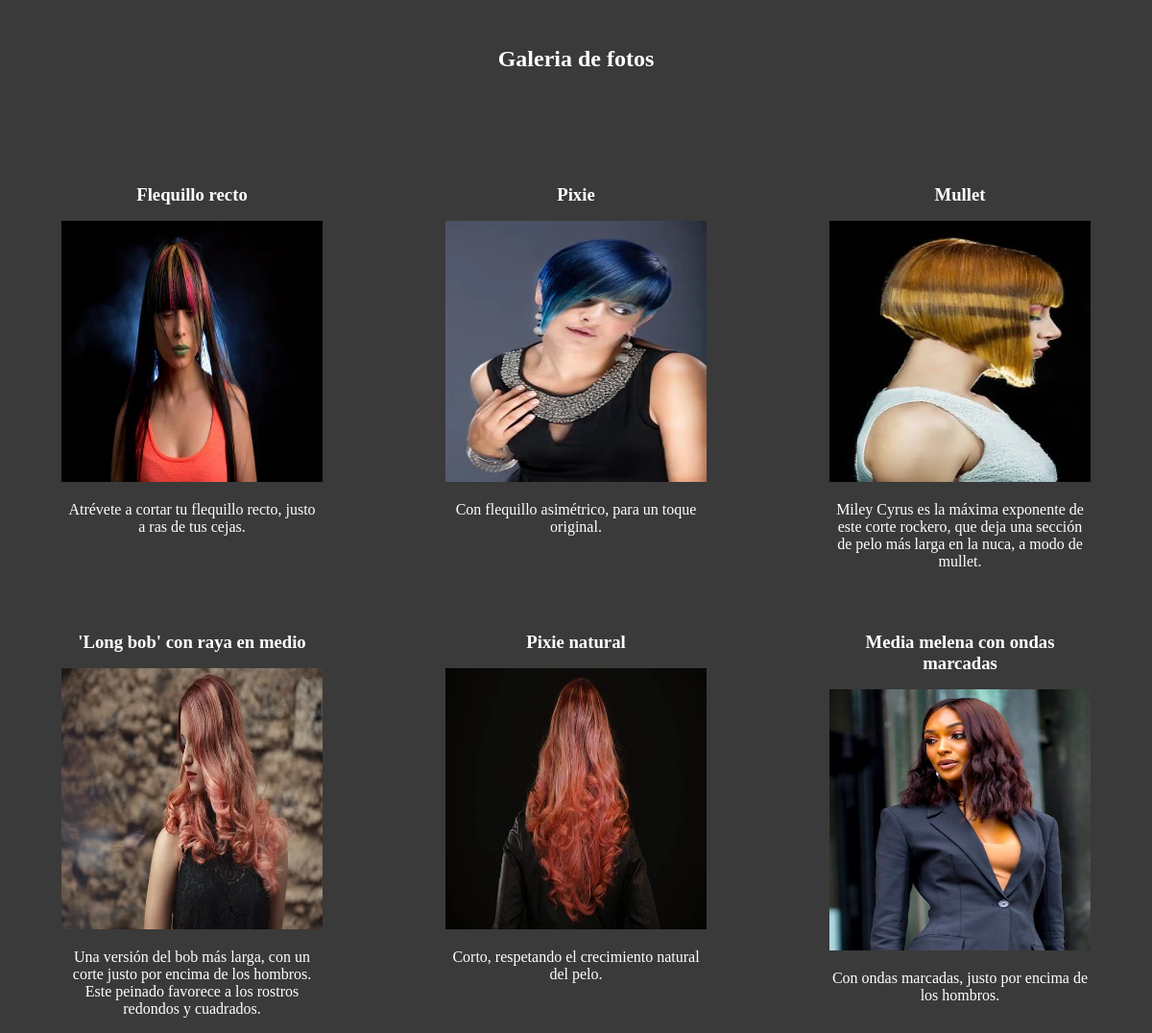
Screenshot of /home/galeria with the database file from the repository.
### tables this page shows
CREATE TABLE `fotos` (
  `id` int(11) NOT NULL,
  `nombre` varchar(50) DEFAULT NULL,
  `url` varchar(100) DEFAULT NULL,
  `descripcion` varchar(200) DEFAULT NULL
);

### app/controllers/HomeController.php (called while the page is built, shortened)
<?php
class HomeController
{
    public function galeria()
    {
        $fotos = Foto::all();
        require("app/views/web/galeria.php");
    }
}

### index.php (called while the page is built, shortened)
<?php
$app = new \Core\App();

### app/models/Foto.php (called while the page is built, shortened)
<?php
class Foto extends Model
{
    public static function all(){
        $db = Foto::db();
        $sql = "SELECT * FROM fotos";
        $statement = $db->query($sql);
        $fotos = $statement->fetchAll(PDO::FETCH_CLASS, Foto::class);
        return $fotos;
    }
}

### app/views/web/galeria.php (the view, shortened to what this page needs)
<!DOCTYPE html>
<html lang="es">
<head>
    <link rel="stylesheet" href="/app/css/menu.css">
</head>
<body>
<h2 class="titulo">Galeria de fotos</h2>
<div class="contenedor">
    <div class="fotos">
    <?php foreach ($fotos as $key => $foto) { ?>
     <div class="galeria">
     <h3><?php echo $foto->nombre?></h3>
     <img class="imagen" src="<?php echo PATH.$foto->url?>" data-image-hd="<?php echo PATH.$foto->url?>" alt="<?php echo $foto->nombre ?>">
     <p class="descripcion"><?php echo $foto->descripcion?></p>
     </div>
     <?php } ?>
  </div>
</div>
</body>
</html>

### core/App.php (shortened to what this page needs)
<?php
class App
{
    function __construct()
    {
        if (isset($_GET['url']) and !empty($_GET['url'])) {
            $url = $_GET['url'];
        } else {
            $url = 'home';
        }
        $arguments = explode('/', trim($url, '/'));
        $controllerName = array_shift($arguments);
        $controllerName = ucwords($controllerName) . "Controller";
        if (count($arguments)) {
            $method =  array_shift($arguments);
        } else {
            $method = "index";
        }
        $controllerName = '\\App\\Controllers\\' . $controllerName;
        $controllerObject = new $controllerName;
        if (method_exists($controllerName, $method)) {
            $controllerObject->$method($arguments);
        } else {
            header("HTTP/1.0 404 Not Found");
            echo "No encontrado";
            die();
        }
    }
}

### app/css/menu.css (style rules this page uses)
* { box-sizing: border-box; margin: 0px; padding: 0px; }
body { background-color: #3A3A3A; color: white; }
.galeria { position: relative; top: 5rem; text-align: center; }
.contenedor { position: absolute; top: 5rem; display: flex; }
.fotos { width: 100%; display: flex; flex-wrap: wrap; justify-content: space-around; }
.fotos div h3 { text-align: center; }
.galeria { width: 25%; height: 25%; margin: 1rem; }
.imagen { width: 17rem; height: 17rem; }
.fotos h3, p { padding: 1rem; text-align: center; }
.titulo { margin: 0 auto; padding: 3rem; text-align: center; }

### rows the page displays
fotos: nombre "Flequillo recto", url (picture), descripcion "Atrévete a cortar tu flequillo recto, justo a ras de tus cejas."
fotos: nombre "Pixie", url (picture), descripcion "Con flequillo asimétrico, para un toque original."
fotos: nombre "Mullet", url (picture), descripcion "Miley Cyrus es la máxima exponente de este corte rockero, que deja una sección de pelo más larga en la nuca, a modo de mullet."
fotos: nombre "'Long bob' con raya en medio", url (picture), descripcion "Una versión del bob más larga, con un corte justo por encima de los hombros. Este peinado favorece a los rostros redondos y cuadrados."
fotos: nombre "Pixie natural", url (picture), descripcion "Corto, respetando el crecimiento natural del pelo."
fotos: nombre "Media melena con ondas marcadas", url (picture), descripcion "Con ondas marcadas, justo por encima de los hombros."
